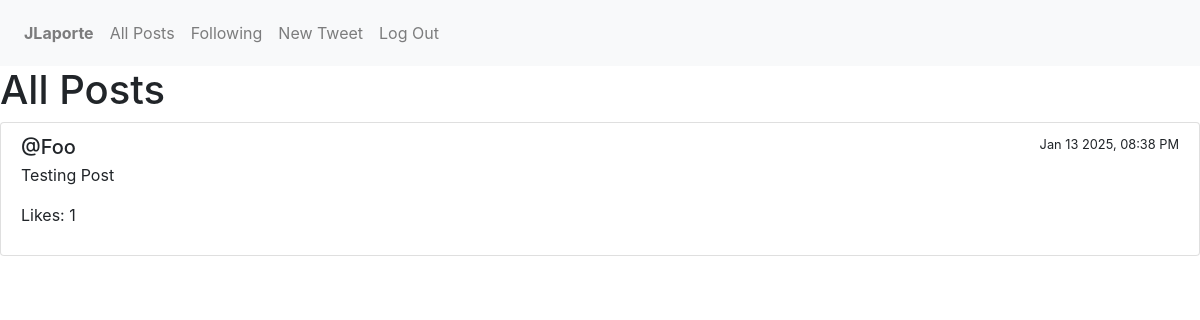
The page /following (signed in) on the database its author committed.
### network/models.py (models this page shows, shortened)
class User(AbstractUser):
    id = models.AutoField(primary_key=True)
    username = models.CharField(max_length=150, unique=True)
    email = models.EmailField(max_length=254)
    password = models.CharField(max_length=64)

class Post(models.Model):
    user = models.ForeignKey(User, on_delete=models.CASCADE, related_name="posts")
    content = models.TextField()
    timestamp = models.DateTimeField(auto_now_add=True)
    likes = models.ManyToManyField(User, through=Like, related_name="liked_posts")

### network/views.py (the view)
# urls.py: path("following", views.following, name="following"),
@login_required
def following(request):
    user = request.user
    follows = Follow.objects.filter(user=user)
    following_users = User.objects.filter(following__in=follows).distinct()
    posts = Post.objects.filter(user__in=following_users).select_related('user').order_by("-timestamp")
    posts_data = []
    for post in posts:
        posts_data.append({
            "content": post.content,
            "user": post.user.username,
            "timestamp": post.timestamp.strftime("%b %d %Y, %I:%M %p"),
            "likes": post.likes.count()
        })
    return render(request, "network/following.html", {
        "posts": posts_data,
    })

### network/templates/network/following.html
{% extends "network/layout.html" %}
{% block body %}
    <h1>All Posts</h1>
    <div class="list-group">
        {% for post in posts %}
            <div class="list-group-item">
                <div class="d-flex w-100 justify-content-between">
                    <h5 class="mb-1">@{{ post.user }}</h5>
                    <small>{{ post.timestamp }}</small>
                </div>
                <p>{{ post.content }}</p>
                <p>Likes: {{ post.likes }}</p>
            </div>
        {% endfor %}
    </div>
{% endblock %}

### network/templates/network/layout.html (shortened to what this page needs)
{% load static %}
<!DOCTYPE html>
<html lang="en">
    <head>
        <link rel="stylesheet" href="https://stackpath.bootstrapcdn.com/bootstrap/4.4.1/css/bootstrap.min.css">
        <link href="{% static 'network/styles.css' %}" rel="stylesheet">
    </head>
    <body>
        <nav class="navbar navbar-expand-lg navbar-light bg-light">
            <div>
                <ul class="navbar-nav mr-auto">
                {% if user.is_authenticated %}
                    <li class="nav-item">
                        <a class="nav-link" id="profile" href="{% url 'profile' user_id=user.id %}"><strong>{{ user.username }}</strong></a>
                    </li>
                {% endif %}
                <li class="nav-item">
                    <a class="nav-link" id="all_posts" href="{% url 'all_posts' %}">All Posts</a>
                </li>
                {% if user.is_authenticated %}
                    <li class="nav-item">
                        <a class="nav-link" href="{% url 'following' %}">Following</a>
                    </li>
                    <li class="nav-item">
                        <a class="nav-link" href="{% url 'create_post' %}">New Tweet</a>
                    </li>
                    <li class="nav-item">
                        <a class="nav-link" href="{% url 'logout' %}">Log Out</a>
                    </li>
                {% endif %}
                </ul>
            </div>
        </nav>
        <div class="body">
            {% block body %}
            {% endblock %}
        </div>
    </body>
</html>

### network/static/network/styles.css (style rules this page uses)
.navbar-nav .nav-link { padding-top: 0; padding-bottom: 0; height: 50px; line-height: 50px; }
.list-group { border: 1px; border-radius: full; }

### rows shown on the page
User: username "JLaporte"
User: user "Foo"
Post: content "Testing Post"

### other values the page prints
{{ post.timestamp }} "Jan 13 2025, 08:38 PM"
{{ post.likes }} "1"
